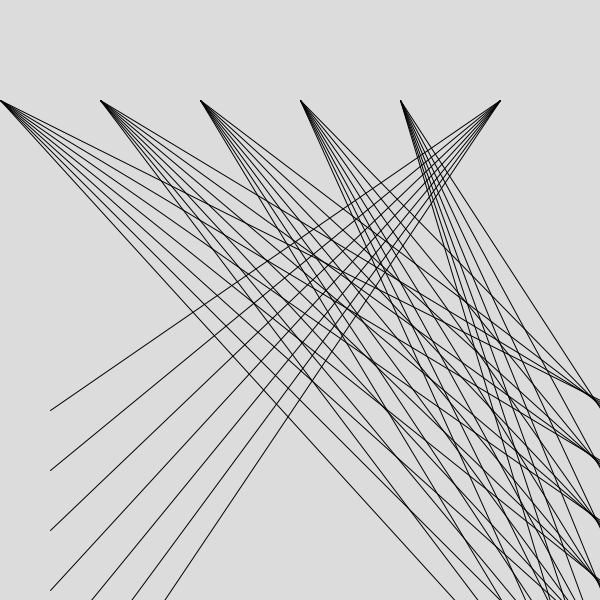
Frame 1 (no input)
Frame 60 (the mouse pressed at the canvas centre just before this capture): identical to frame 1, image omitted
Frame 120 (the mouse held since frame 60 and released just before this capture): identical to frame 1, image omitted

The Processing sketch that drew this single still picture (run headless with seeded random() and noise(); from frame 60 on, the mouse is pressed at the canvas centre):

// Processing sketch: processing_129149
// ── processing_129149.pde

int a = 400;

void setup(){
size(600,600);
background(220);


}

void draw(){
  while(a < 800){
    fill(255,0,0);
    
   line(0,100,600,a);
  a = a+2;
  line(100,100,600,a);
  a = a+2;
  line(200,100,600,a);
  a = a+2;
  line(300,100,600,a);
  a = a+2;
  line(400,100,600,a);
  a = a+2;
  line(500,100,50,a);
  a = a+50;
  }
  
  }
